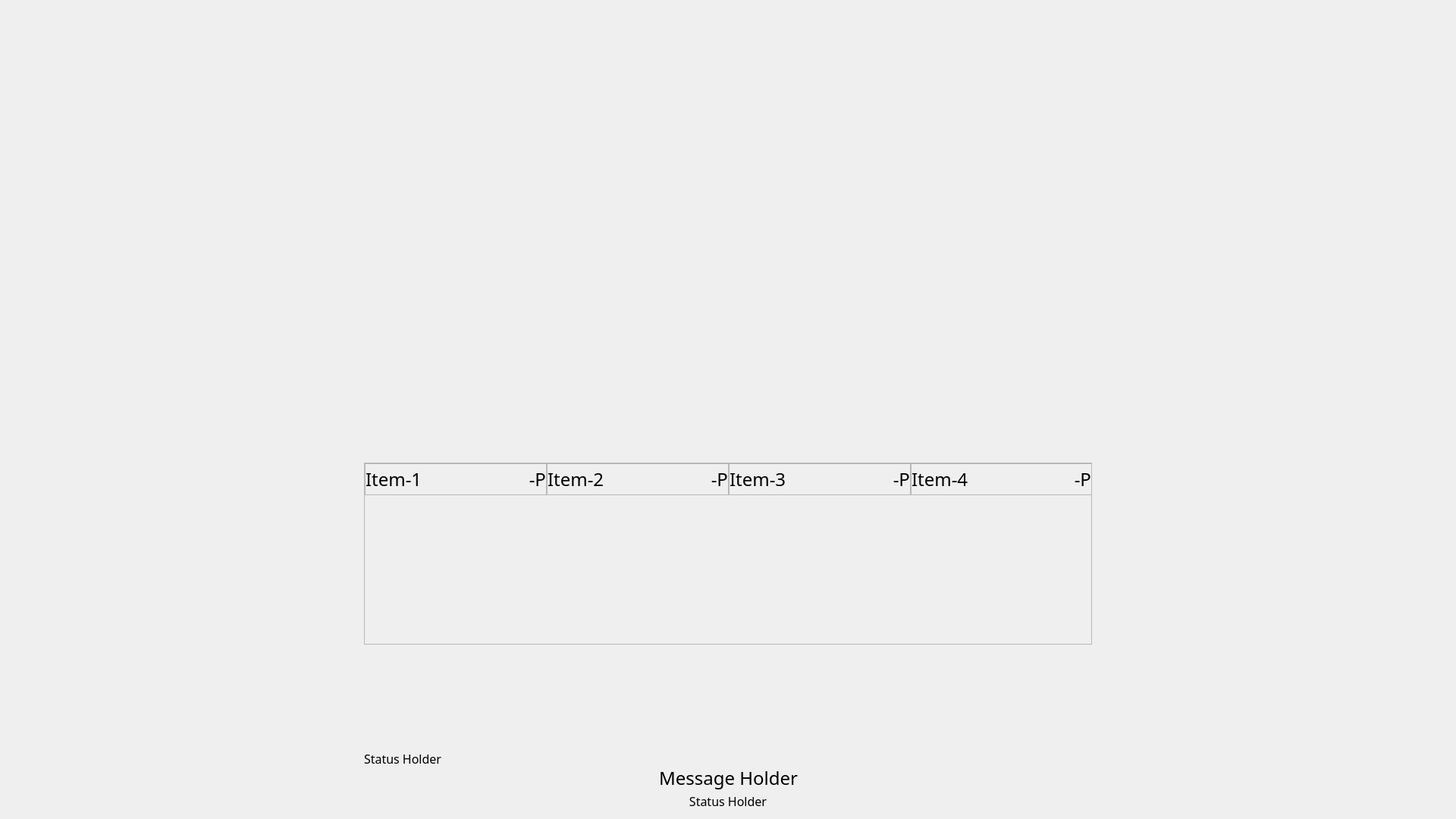
<?xml version="1.0" encoding="UTF-8"?>
<ui version="4.0">
 <class>Form</class>
 <widget class="QWidget" name="Form">
  <property name="geometry">
   <rect>
    <x>0</x>
    <y>0</y>
    <width>1920</width>
    <height>1080</height>
   </rect>
  </property>
  <property name="minimumSize">
   <size>
    <width>1920</width>
    <height>1080</height>
   </size>
  </property>
  <property name="maximumSize">
   <size>
    <width>1920</width>
    <height>1080</height>
   </size>
  </property>
  <property name="windowTitle">
   <string>Form</string>
  </property>
  <widget class="QFrame" name="VoidDrop_Frame">
   <property name="geometry">
    <rect>
     <x>480</x>
     <y>610</y>
     <width>960</width>
     <height>240</height>
    </rect>
   </property>
   <property name="minimumSize">
    <size>
     <width>960</width>
     <height>240</height>
    </size>
   </property>
   <property name="maximumSize">
    <size>
     <width>960</width>
     <height>240</height>
    </size>
   </property>
   <property name="frameShape">
    <enum>QFrame::StyledPanel</enum>
   </property>
   <property name="frameShadow">
    <enum>QFrame::Raised</enum>
   </property>
   <layout class="QGridLayout" name="gridLayout_2">
    <property name="leftMargin">
     <number>0</number>
    </property>
    <property name="topMargin">
     <number>0</number>
    </property>
    <property name="rightMargin">
     <number>0</number>
    </property>
    <property name="bottomMargin">
     <number>0</number>
    </property>
    <property name="spacing">
     <number>0</number>
    </property>
    <item row="2" column="0">
     <widget class="QFrame" name="item_frame_1">
      <property name="frameShape">
       <enum>QFrame::StyledPanel</enum>
      </property>
      <property name="frameShadow">
       <enum>QFrame::Raised</enum>
      </property>
      <layout class="QHBoxLayout" name="horizontalLayout">
       <property name="spacing">
        <number>0</number>
       </property>
       <property name="leftMargin">
        <number>0</number>
       </property>
       <property name="topMargin">
        <number>0</number>
       </property>
       <property name="rightMargin">
        <number>0</number>
       </property>
       <property name="bottomMargin">
        <number>0</number>
       </property>
       <item>
        <widget class="QLabel" name="item_1">
         <property name="minimumSize">
          <size>
           <width>180</width>
           <height>0</height>
          </size>
         </property>
         <property name="maximumSize">
          <size>
           <width>180</width>
           <height>16777215</height>
          </size>
         </property>
         <property name="font">
          <font>
           <family>微軟正黑體</family>
           <pointsize>18</pointsize>
          </font>
         </property>
         <property name="text">
          <string>Item-1</string>
         </property>
        </widget>
       </item>
       <item>
        <widget class="QLabel" name="price_1">
         <property name="minimumSize">
          <size>
           <width>60</width>
           <height>40</height>
          </size>
         </property>
         <property name="maximumSize">
          <size>
           <width>60</width>
           <height>16777215</height>
          </size>
         </property>
         <property name="font">
          <font>
           <family>微軟正黑體</family>
           <pointsize>18</pointsize>
          </font>
         </property>
         <property name="text">
          <string>-P</string>
         </property>
         <property name="alignment">
          <set>Qt::AlignRight|Qt::AlignTrailing|Qt::AlignVCenter</set>
         </property>
        </widget>
       </item>
      </layout>
     </widget>
    </item>
    <item row="2" column="2">
     <widget class="QFrame" name="item_frame_2">
      <property name="frameShape">
       <enum>QFrame::StyledPanel</enum>
      </property>
      <property name="frameShadow">
       <enum>QFrame::Raised</enum>
      </property>
      <layout class="QHBoxLayout" name="horizontalLayout_2">
       <property name="spacing">
        <number>0</number>
       </property>
       <property name="leftMargin">
        <number>0</number>
       </property>
       <property name="topMargin">
        <number>0</number>
       </property>
       <property name="rightMargin">
        <number>0</number>
       </property>
       <property name="bottomMargin">
        <number>0</number>
       </property>
       <item>
        <widget class="QLabel" name="item_2">
         <property name="minimumSize">
          <size>
           <width>180</width>
           <height>0</height>
          </size>
         </property>
         <property name="maximumSize">
          <size>
           <width>180</width>
           <height>16777215</height>
          </size>
         </property>
         <property name="font">
          <font>
           <family>微軟正黑體</family>
           <pointsize>18</pointsize>
          </font>
         </property>
         <property name="text">
          <string>Item-2</string>
         </property>
        </widget>
       </item>
       <item>
        <widget class="QLabel" name="price_2">
         <property name="minimumSize">
          <size>
           <width>60</width>
           <height>40</height>
          </size>
         </property>
         <property name="maximumSize">
          <size>
           <width>60</width>
           <height>16777215</height>
          </size>
         </property>
         <property name="font">
          <font>
           <family>微軟正黑體</family>
           <pointsize>18</pointsize>
          </font>
         </property>
         <property name="text">
          <string>-P</string>
         </property>
         <property name="alignment">
          <set>Qt::AlignRight|Qt::AlignTrailing|Qt::AlignVCenter</set>
         </property>
        </widget>
       </item>
      </layout>
     </widget>
    </item>
    <item row="2" column="4">
     <widget class="QFrame" name="item_frame_3">
      <property name="frameShape">
       <enum>QFrame::StyledPanel</enum>
      </property>
      <property name="frameShadow">
       <enum>QFrame::Raised</enum>
      </property>
      <layout class="QHBoxLayout" name="horizontalLayout_3">
       <property name="spacing">
        <number>0</number>
       </property>
       <property name="leftMargin">
        <number>0</number>
       </property>
       <property name="topMargin">
        <number>0</number>
       </property>
       <property name="rightMargin">
        <number>0</number>
       </property>
       <property name="bottomMargin">
        <number>0</number>
       </property>
       <item>
        <widget class="QLabel" name="item_3">
         <property name="minimumSize">
          <size>
           <width>180</width>
           <height>0</height>
          </size>
         </property>
         <property name="maximumSize">
          <size>
           <width>180</width>
           <height>16777215</height>
          </size>
         </property>
         <property name="font">
          <font>
           <family>微軟正黑體</family>
           <pointsize>18</pointsize>
          </font>
         </property>
         <property name="text">
          <string>Item-3</string>
         </property>
        </widget>
       </item>
       <item>
        <widget class="QLabel" name="price_3">
         <property name="minimumSize">
          <size>
           <width>60</width>
           <height>40</height>
          </size>
         </property>
         <property name="maximumSize">
          <size>
           <width>60</width>
           <height>16777215</height>
          </size>
         </property>
         <property name="font">
          <font>
           <family>微軟正黑體</family>
           <pointsize>18</pointsize>
          </font>
         </property>
         <property name="text">
          <string>-P</string>
         </property>
         <property name="alignment">
          <set>Qt::AlignRight|Qt::AlignTrailing|Qt::AlignVCenter</set>
         </property>
        </widget>
       </item>
      </layout>
     </widget>
    </item>
    <item row="2" column="5">
     <widget class="QFrame" name="item_frame_4">
      <property name="frameShape">
       <enum>QFrame::StyledPanel</enum>
      </property>
      <property name="frameShadow">
       <enum>QFrame::Raised</enum>
      </property>
      <layout class="QHBoxLayout" name="horizontalLayout_4">
       <property name="spacing">
        <number>0</number>
       </property>
       <property name="leftMargin">
        <number>0</number>
       </property>
       <property name="topMargin">
        <number>0</number>
       </property>
       <property name="rightMargin">
        <number>0</number>
       </property>
       <property name="bottomMargin">
        <number>0</number>
       </property>
       <item>
        <widget class="QLabel" name="item_4">
         <property name="minimumSize">
          <size>
           <width>180</width>
           <height>0</height>
          </size>
         </property>
         <property name="maximumSize">
          <size>
           <width>180</width>
           <height>16777215</height>
          </size>
         </property>
         <property name="font">
          <font>
           <family>微軟正黑體</family>
           <pointsize>18</pointsize>
          </font>
         </property>
         <property name="text">
          <string>Item-4</string>
         </property>
        </widget>
       </item>
       <item>
        <widget class="QLabel" name="price_4">
         <property name="minimumSize">
          <size>
           <width>60</width>
           <height>40</height>
          </size>
         </property>
         <property name="maximumSize">
          <size>
           <width>60</width>
           <height>16777215</height>
          </size>
         </property>
         <property name="font">
          <font>
           <family>微軟正黑體</family>
           <pointsize>18</pointsize>
          </font>
         </property>
         <property name="text">
          <string>-P</string>
         </property>
         <property name="alignment">
          <set>Qt::AlignRight|Qt::AlignTrailing|Qt::AlignVCenter</set>
         </property>
        </widget>
       </item>
      </layout>
     </widget>
    </item>
    <item row="3" column="0">
     <spacer name="verticalSpacer">
      <property name="orientation">
       <enum>Qt::Vertical</enum>
      </property>
      <property name="sizeHint" stdset="0">
       <size>
        <width>20</width>
        <height>40</height>
       </size>
      </property>
     </spacer>
    </item>
   </layout>
  </widget>
  <widget class="QLabel" name="Status_Holder1">
   <property name="geometry">
    <rect>
     <x>480</x>
     <y>990</y>
     <width>941</width>
     <height>20</height>
    </rect>
   </property>
   <property name="font">
    <font>
     <family>微軟正黑體</family>
     <pointsize>12</pointsize>
    </font>
   </property>
   <property name="text">
    <string>Status Holder</string>
   </property>
  </widget>
  <widget class="QLabel" name="Message_holder">
   <property name="geometry">
    <rect>
     <x>480</x>
     <y>1010</y>
     <width>961</width>
     <height>31</height>
    </rect>
   </property>
   <property name="font">
    <font>
     <family>微軟正黑體</family>
     <pointsize>18</pointsize>
    </font>
   </property>
   <property name="text">
    <string>Message Holder</string>
   </property>
   <property name="alignment">
    <set>Qt::AlignCenter</set>
   </property>
  </widget>
  <widget class="QLabel" name="Status_Holder">
   <property name="geometry">
    <rect>
     <x>480</x>
     <y>1041</y>
     <width>960</width>
     <height>30</height>
    </rect>
   </property>
   <property name="maximumSize">
    <size>
     <width>960</width>
     <height>30</height>
    </size>
   </property>
   <property name="font">
    <font>
     <family>微軟正黑體</family>
     <pointsize>12</pointsize>
    </font>
   </property>
   <property name="text">
    <string>Status Holder</string>
   </property>
   <property name="alignment">
    <set>Qt::AlignCenter</set>
   </property>
  </widget>
 </widget>
 <resources/>
 <connections/>
</ui>
